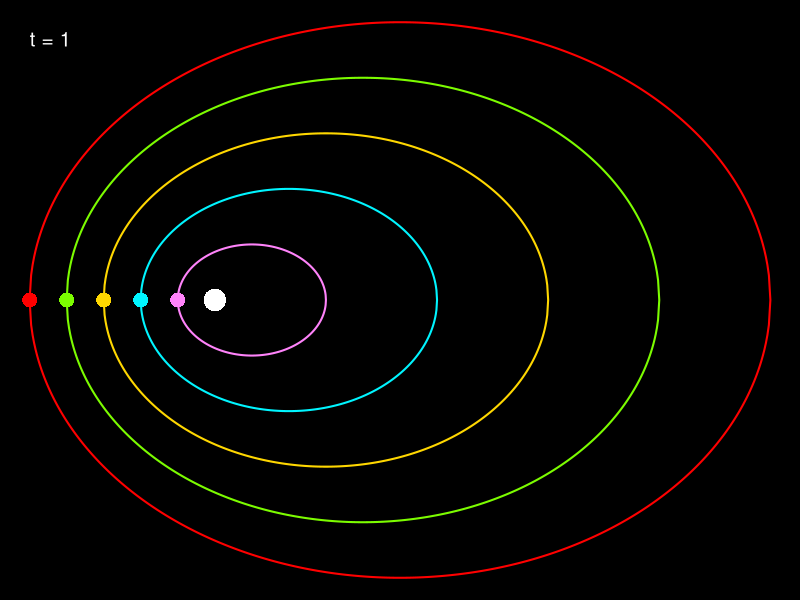
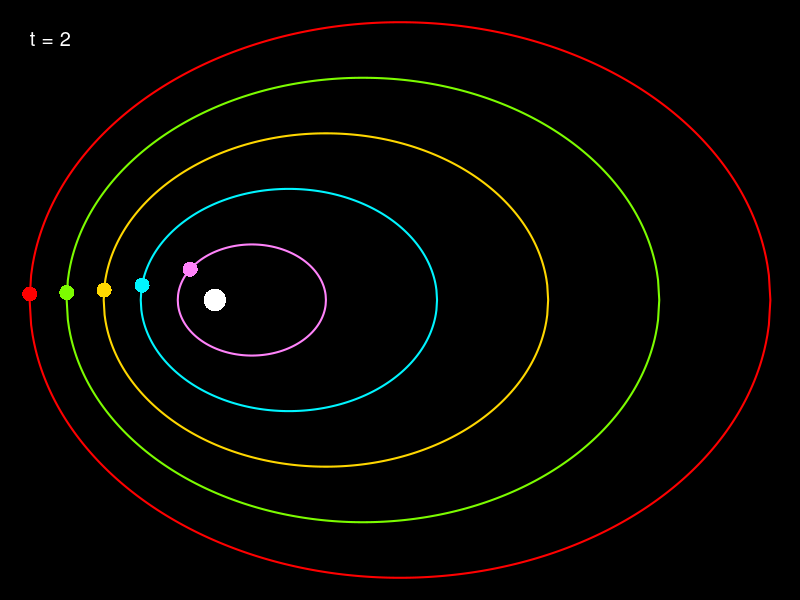
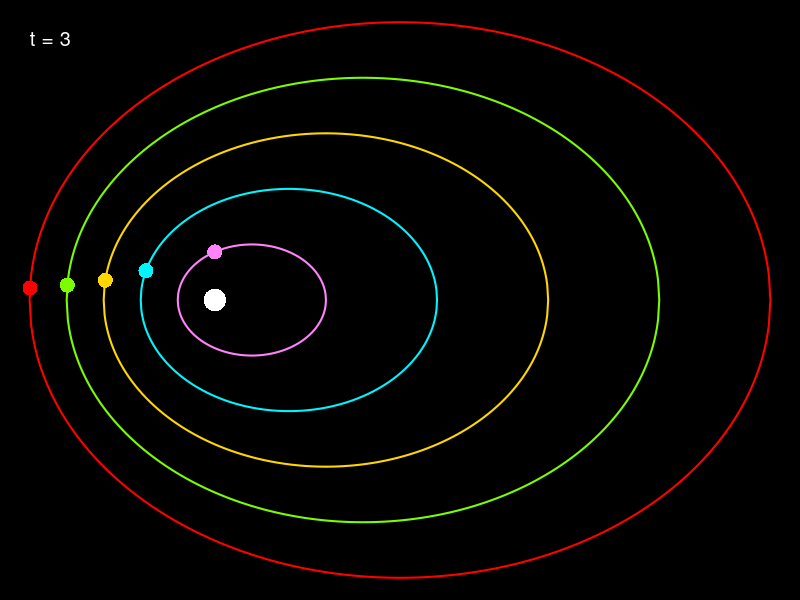
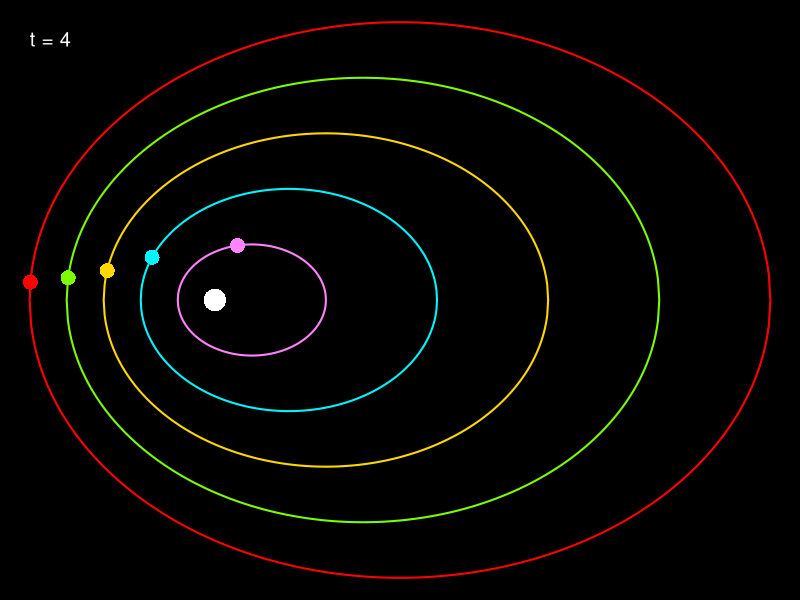
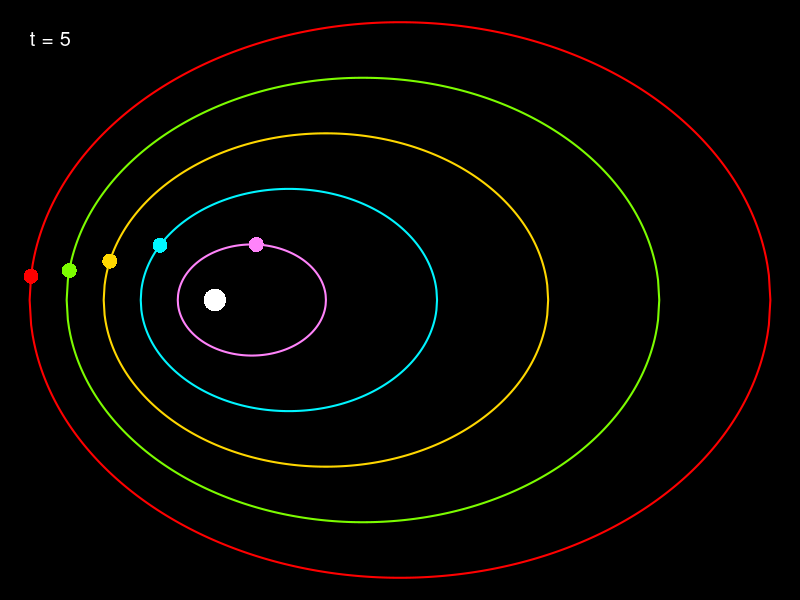
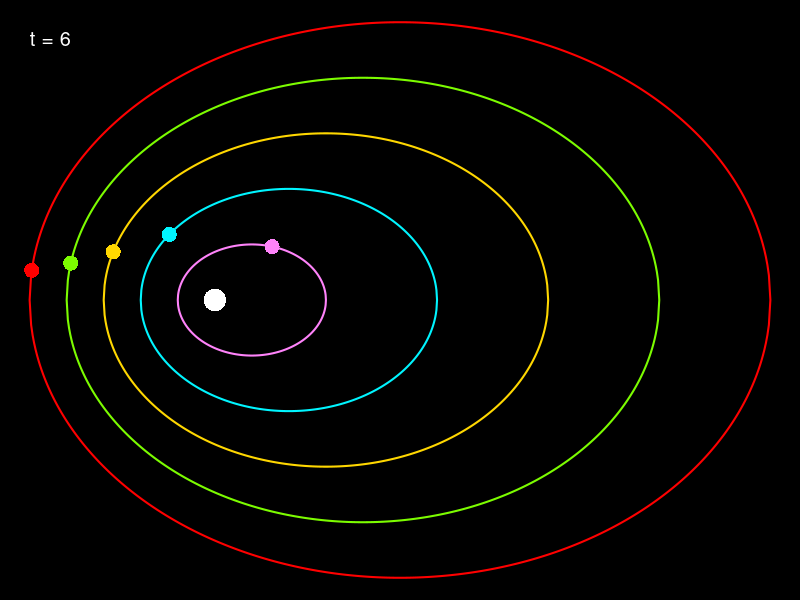
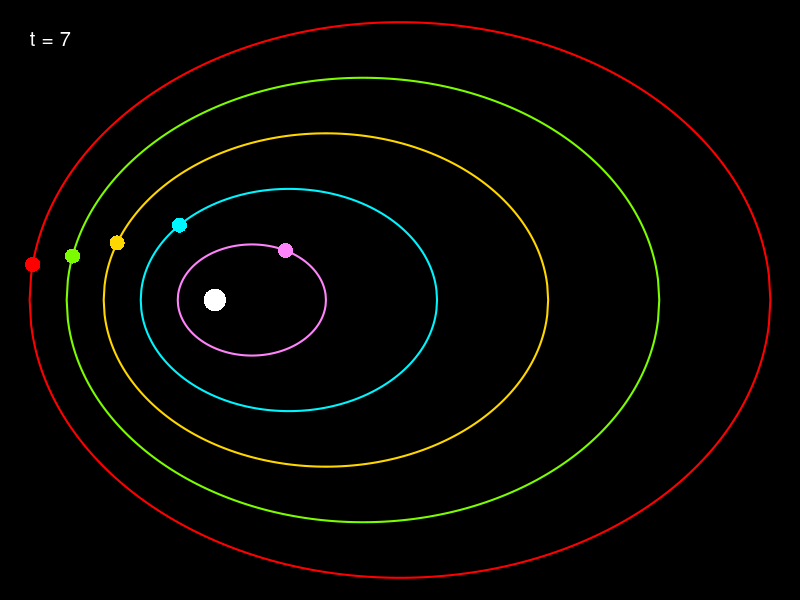
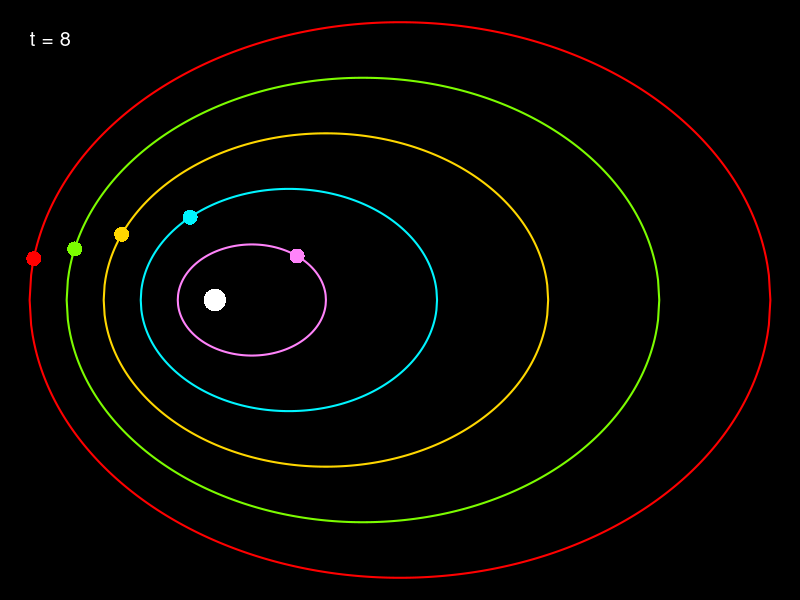

Write R code to recreate these figures, in order. (Note: a time limit stopped this script after it produced the figures.)
# Simulating orbits from 1st and 2nd Kepler's laws

# Euclidean distance between two points
distance = function(P, Q) {
    sqrt((P[1] - Q[1]) ^ 2 + (P[2] - Q[2]) ^ 2)
}

# Triangular area between two orbit positions and focus
triangle.area = function(P, Q, F1) {
    base = distance(P, Q)
    height = sqrt(distance(P, F1) ^ 2 - (base / 2) ^ 2)
    base * height / 2
}

# Obtain Y value for given X value in an ellipse with
# semi-major axis a and semi-minor axis b
y.ellipse = function(x, a, b, Cx, sign = 1) {
    sign * (b / a) * sqrt(a ^ 2 - (x - Cx) ^ 2)
}

# Move from current orbit position to the closest position
# resulting in a swept area ≥At
next.orbit.pos = function(P, a, b, Cx, delta, F1, At) {
    area = 0
    x = P[1]
    sign = P[3]
    while (area < At) {
        x = x + sign * delta
        if (x < Cx - a) {
            x = Cx - a
        }
        else if (x > Cx + a) {
            x = Cx + a
        }
        y = y.ellipse(x, a, b, Cx, sign)
        if ((y == 0) | (sign < 0 & y > 0) | (sign > 0 & y < 0)) {
            sign = -sign
        }
        area = triangle.area(P, c(x, y), F1)
        #cat('x =', x, "\ny =", y, "\nA =", area, "\n")
    }
    c(x, y, sign)
}

# Plot orbits
plot.orbits = function(orbits, F1, colours, t) {
    par(mar = rep(0, 4), bg = "black")
    xs = sapply(orbits, `[`, 1, TRUE)
    ys = sapply(orbits, `[`, 2, TRUE)
    xlim = c(min(xs), max(xs))
    ylim = c(min(ys), max(ys))
    plot(NA, type="n", axes=FALSE,
         xlab="", ylab="", xlim=xlim, ylim=ylim)
    for (i in 1:length(orbits)) {
        lines(orbits[[i]][1, ], orbits[[i]][2, ], lwd=2, col=colours[i])
    }
    points(F1[1], F1[2], pch=16, cex=3, col="white")
    text(xlim[1], ylim[2] * 0.94, paste("t", t, sep=" = "), 
         col="white", cex=1.2, adj=0)
}


# Orbit parameters
N = 5                                   # Number of orbits
K = 1                                   # Orbit scale factor
R = 3 / 4                               # Orbit axis ratio
F1 = c(-K / 2, 0)                       # Orbit focus
a = sapply(1:N, function(n) K * n)      # Semi-major axis per orbit
b = sapply(1:N, function(n) R * K * n)  # Semi-minor axis per orbit
Cx = (a - K) / 2                        # Centre abscissa per orbit
orbit.pos = lapply(1:N, function(i) {   # Fixed positions along orbits
    x = seq(Cx[i] - a[i], Cx[i] + a[i], 
            length.out = 500)
    rbind(c(x, rev(x)),
          sapply(c(x, rev(x)), y.ellipse, a[i], b[i], Cx[i]) *
              rep(c(-1, 1), each = 500))
})

# Simulation parameters
D = 5e-5  # Minimum step size
At = 0.1  # Area swept per time-step
Nt = 1e3  # Number of simulation time-steps

pdf("kepler.pdf", 5, 4)
COL = c("orchid1", "turquoise1", "gold", "lawngreen", "red")

# Initialise orbit positions
positions = rbind(sapply(orbit.pos, `[`, TRUE, 1), sign = 1)

# For each time-step
for (i in 1:Nt) {
    # Plot current orbit positions
    plot.orbits(orbit.pos, F1, COL, i)
    points(positions[1, ], positions[2, ], col=COL, pch=16, cex=2)
    
    # Calculate next position for each orbit
    positions = sapply(1:ncol(positions), function(j) {
        next.orbit.pos(positions[, j], a[j], b[j], Cx[j], D, F1, At)
    })
    print(i)
}

dev.off()
